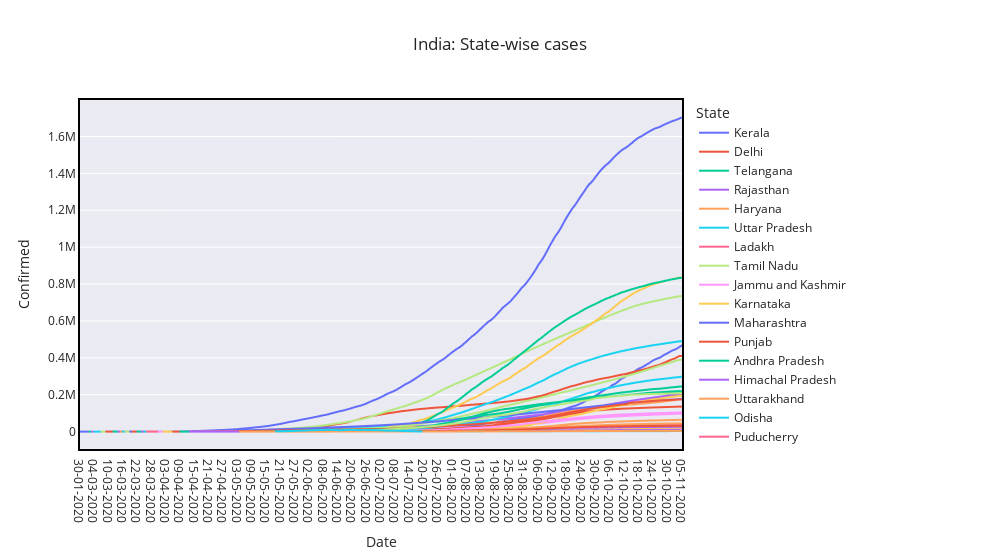

Notebook source saved alongside this figure:
### Code cell
fig = px.line(df_without_Ind, x='Date', y='Confirmed', color='State', title='India: State-wise cases')
fig.update_layout(hovermode='closest',template='seaborn',width=1000,xaxis=dict(mirror=True,linewidth=2,linecolor='black',showgrid=False),
                 yaxis=dict(mirror=True,linewidth=2,linecolor='black'))
fig.show()

### Figure 1 — Plotly figure (JSON) as saved in the notebook; plotly's stock layout.template omitted (floating-point values rounded to 4 significant figures; data arrays with more than 128 entries replaced by an {"elided": "..."} marker saying what was removed)
{"data": [{"hovertemplate": "State=Kerala<br>Date=%{x}<br>Confirmed=%{y}<extra></extra>", "legendgroup": "Kerala", "line": {"color": "#636efa", "dash": "solid"}, "mode": "lines", "name": "Kerala", "showlegend": true, "type": "scattergl", "x": {"elided": "253 str values"}, "xaxis": "x", "y": {"elided": "253 int values"}, "yaxis": "y"}, {"hovertemplate": "State=Delhi<br>Date=%{x}<br>Confirmed=%{y}<extra></extra>", "legendgroup": "Delhi", "line": {"color": "#EF553B", "dash": "solid"}, "mode": "lines", "name": "Delhi", "showlegend": true, "type": "scattergl", "x": {"elided": "249 str values"}, "xaxis": "x", "y": {"elided": "249 int values"}, "yaxis": "y"}, {"hovertemplate": "State=Telangana<br>Date=%{x}<br>Confirmed=%{y}<extra></extra>", "legendgroup": "Telangana", "line": {"color": "#00cc96", "dash": "solid"}, "mode": "lines", "name": "Telangana", "showlegend": true, "type": "scattergl", "x": {"elided": "249 str values"}, "xaxis": "x", "y": {"elided": "249 int values"}, "yaxis": "y"}, {"hovertemplate": "State=Rajasthan<br>Date=%{x}<br>Confirmed=%{y}<extra></extra>", "legendgroup": "Rajasthan", "line": {"color": "#ab63fa", "dash": "solid"}, "mode": "lines", "name": "Rajasthan", "showlegend": true, "type": "scattergl", "x": {"elided": "248 str values"}, "xaxis": "x", "y": {"elided": "248 int values"}, "yaxis": "y"}, {"hovertemplate": "State=Haryana<br>Date=%{x}<br>Confirmed=%{y}<extra></extra>", "legendgroup": "Haryana", "line": {"color": "#FFA15A", "dash": "solid"}, "mode": "lines", "name": "Haryana", "showlegend": true, "type": "scattergl", "x": {"elided": "247 str values"}, "xaxis": "x", "y": {"elided": "247 int values"}, "yaxis": "y"}, {"hovertemplate": "State=Uttar Pradesh<br>Date=%{x}<br>Confirmed=%{y}<extra></extra>", "legendgroup": "Uttar Pradesh", "line": {"color": "#19d3f3", "dash": "solid"}, "mode": "lines", "name": "Uttar Pradesh", "showlegend": true, "type": "scattergl", "x": {"elided": "247 str values"}, "xaxis": "x", "y": {"elided": "247 int values"}, "yaxis": "y"}, {"hovertemplate": "State=Ladakh<br>Date=%{x}<br>Confirmed=%{y}<extra></extra>", "legendgroup": "Ladakh", "line": {"color": "#FF6692", "dash": "solid"}, "mode": "lines", "name": "Ladakh", "showlegend": true, "type": "scattergl", "x": {"elided": "244 str values"}, "xaxis": "x", "y": {"elided": "244 int values"}, "yaxis": "y"}, {"hovertemplate": "State=Tamil Nadu<br>Date=%{x}<br>Confirmed=%{y}<extra></extra>", "legendgroup": "Tamil Nadu", "line": {"color": "#B6E880", "dash": "solid"}, "mode": "lines", "name": "Tamil Nadu", "showlegend": true, "type": "scattergl", "x": {"elided": "244 str values"}, "xaxis": "x", "y": {"elided": "244 int values"}, "yaxis": "y"}, {"hovertemplate": "State=Jammu and Kashmir<br>Date=%{x}<br>Confirmed=%{y}<extra></extra>", "legendgroup": "Jammu and Kashmir", "line": {"color": "#FF97FF", "dash": "solid"}, "mode": "lines", "name": "Jammu and Kashmir", "showlegend": true, "type": "scattergl", "x": {"elided": "242 str values"}, "xaxis": "x", "y": {"elided": "242 int values"}, "yaxis": "y"}, {"hovertemplate": "State=Karnataka<br>Date=%{x}<br>Confirmed=%{y}<extra></extra>", "legendgroup": "Karnataka", "line": {"color": "#FECB52", "dash": "solid"}, "mode": "lines", "name": "Karnataka", "showlegend": true, "type": "scattergl", "x": {"elided": "242 str values"}, "xaxis": "x", "y": {"elided": "242 int values"}, "yaxis": "y"}, {"hovertemplate": "State=Maharashtra<br>Date=%{x}<br>Confirmed=%{y}<extra></extra>", "legendgroup": "Maharashtra", "line": {"color": "#636efa", "dash": "solid"}, "mode": "lines", "name": "Maharashtra", "showlegend": true, "type": "scattergl", "x": {"elided": "242 str values"}, "xaxis": "x", "y": {"elided": "242 int values"}, "yaxis": "y"}, {"hovertemplate": "State=Punjab<br>Date=%{x}<br>Confirmed=%{y}<extra></extra>", "legendgroup": "Punjab", "line": {"color": "#EF553B", "dash": "solid"}, "mode": "lines", "name": "Punjab", "showlegend": true, "type": "scattergl", "x": {"elided": "242 str values"}, "xaxis": "x", "y": {"elided": "242 int values"}, "yaxis": "y"}, {"hovertemplate": "State=Andhra Pradesh<br>Date=%{x}<br>Confirmed=%{y}<extra></extra>", "legendgroup": "Andhra Pradesh", "line": {"color": "#00cc96", "dash": "solid"}, "mode": "lines", "name": "Andhra Pradesh", "showlegend": true, "type": "scattergl", "x": {"elided": "239 str values"}, "xaxis": "x", "y": {"elided": "239 int values"}, "yaxis": "y"}, {"hovertemplate": "State=Himachal Pradesh<br>Date=%{x}<br>Confirmed=%{y}<extra></extra>", "legendgroup": "Himachal Pradesh", "line": {"color": "#ab63fa", "dash": "solid"}, "mode": "lines", "name": "Himachal Pradesh", "showlegend": true, "type": "scattergl", "x": {"elided": "237 str values"}, "xaxis": "x", "y": {"elided": "237 int values"}, "yaxis": "y"}, {"hovertemplate": "State=Uttarakhand<br>Date=%{x}<br>Confirmed=%{y}<extra></extra>", "legendgroup": "Uttarakhand", "line": {"color": "#FFA15A", "dash": "solid"}, "mode": "lines", "name": "Uttarakhand", "showlegend": true, "type": "scattergl", "x": {"elided": "236 str values"}, "xaxis": "x", "y": {"elided": "236 int values"}, "yaxis": "y"}, {"hovertemplate": "State=Odisha<br>Date=%{x}<br>Confirmed=%{y}<extra></extra>", "legendgroup": "Odisha", "line": {"color": "#19d3f3", "dash": "solid"}, "mode": "lines", "name": "Odisha", "showlegend": true, "type": "scattergl", "x": {"elided": "235 str values"}, "xaxis": "x", "y": {"elided": "235 int values"}, "yaxis": "y"}, {"hovertemplate": "State=Puducherry<br>Date=%{x}<br>Confirmed=%{y}<extra></extra>", "legendgroup": "Puducherry", "line": {"color": "#FF6692", "dash": "solid"}, "mode": "lines", "name": "Puducherry", "showlegend": true, "type": "scattergl", "x": {"elided": "234 str values"}, "xaxis": "x", "y": {"elided": "234 int values"}, "yaxis": "y"}, {"hovertemplate": "State=West Bengal<br>Date=%{x}<br>Confirmed=%{y}<extra></extra>", "legendgroup": "West Bengal", "line": {"color": "#B6E880", "dash": "solid"}, "mode": "lines", "name": "West Bengal", "showlegend": true, "type": "scattergl", "x": {"elided": "234 str values"}, "xaxis": "x", "y": {"elided": "234 int values"}, "yaxis": "y"}, {"hovertemplate": "State=Chandigarh<br>Date=%{x}<br>Confirmed=%{y}<extra></extra>", "legendgroup": "Chandigarh", "line": {"color": "#FF97FF", "dash": "solid"}, "mode": "lines", "name": "Chandigarh", "showlegend": true, "type": "scattergl", "x": {"elided": "232 str values"}, "xaxis": "x", "y": {"elided": "232 int values"}, "yaxis": "y"}, {"hovertemplate": "State=Chhattisgarh<br>Date=%{x}<br>Confirmed=%{y}<extra></extra>", "legendgroup": "Chhattisgarh", "line": {"color": "#FECB52", "dash": "solid"}, "mode": "lines", "name": "Chhattisgarh", "showlegend": true, "type": "scattergl", "x": {"elided": "232 str values"}, "xaxis": "x", "y": {"elided": "232 int values"}, "yaxis": "y"}, {"hovertemplate": "State=Gujarat<br>Date=%{x}<br>Confirmed=%{y}<extra></extra>", "legendgroup": "Gujarat", "line": {"color": "#636efa", "dash": "solid"}, "mode": "lines", "name": "Gujarat", "showlegend": true, "type": "scattergl", "x": {"elided": "232 str values"}, "xaxis": "x", "y": {"elided": "232 int values"}, "yaxis": "y"}, {"hovertemplate": "State=Madhya Pradesh<br>Date=%{x}<br>Confirmed=%{y}<extra></extra>", "legendgroup": "Madhya Pradesh", "line": {"color": "#EF553B", "dash": "solid"}, "mode": "lines", "name": "Madhya Pradesh", "showlegend": true, "type": "scattergl", "x": {"elided": "231 str values"}, "xaxis": "x", "y": {"elided": "231 int values"}, "yaxis": "y"}, {"hovertemplate": "State=Bihar<br>Date=%{x}<br>Confirmed=%{y}<extra></extra>", "legendgroup": "Bihar", "line": {"color": "#00cc96", "dash": "solid"}, "mode": "lines", "name": "Bihar", "showlegend": true, "type": "scattergl", "x": {"elided": "229 str values"}, "xaxis": "x", "y": {"elided": "229 int values"}, "yaxis": "y"}, {"hovertemplate": "State=Manipur<br>Date=%{x}<br>Confirmed=%{y}<extra></extra>", "legendgroup": "Manipur", "line": {"color": "#ab63fa", "dash": "solid"}, "mode": "lines", "name": "Manipur", "showlegend": true, "type": "scattergl", "x": {"elided": "227 str values"}, "xaxis": "x", "y": {"elided": "227 int values"}, "yaxis": "y"}, {"hovertemplate": "State=Goa<br>Date=%{x}<br>Confirmed=%{y}<extra></extra>", "legendgroup": "Goa", "line": {"color": "#FFA15A", "dash": "solid"}, "mode": "lines", "name": "Goa", "showlegend": true, "type": "scattergl", "x": {"elided": "226 str values"}, "xaxis": "x", "y": {"elided": "226 int values"}, "yaxis": "y"}, {"hovertemplate": "State=Mizoram<br>Date=%{x}<br>Confirmed=%{y}<extra></extra>", "legendgroup": "Mizoram", "line": {"color": "#19d3f3", "dash": "solid"}, "mode": "lines", "name": "Mizoram", "showlegend": true, "type": "scattergl", "x": {"elided": "226 str values"}, "xaxis": "x", "y": {"elided": "226 int values"}, "yaxis": "y"}, {"hovertemplate": "State=Andaman and Nicobar Islands<br>Date=%{x}<br>Confirmed=%{y}<extra></extra>", "legendgroup": "Andaman and Nicobar Islands", "line": {"color": "#FF6692", "dash": "solid"}, "mode": "lines", "name": "Andaman and Nicobar Islands", "showlegend": true, "type": "scattergl", "x": {"elided": "225 str values"}, "xaxis": "x", "y": {"elided": "225 int values"}, "yaxis": "y"}, {"hovertemplate": "State=Assam<br>Date=%{x}<br>Confirmed=%{y}<extra></extra>", "legendgroup": "Assam", "line": {"color": "#B6E880", "dash": "solid"}, "mode": "lines", "name": "Assam", "showlegend": true, "type": "scattergl", "x": {"elided": "220 str values"}, "xaxis": "x", "y": {"elided": "220 int values"}, "yaxis": "y"}, {"hovertemplate": "State=Jharkhand<br>Date=%{x}<br>Confirmed=%{y}<extra></extra>", "legendgroup": "Jharkhand", "line": {"color": "#FF97FF", "dash": "solid"}, "mode": "lines", "name": "Jharkhand", "showlegend": true, "type": "scattergl", "x": {"elided": "220 str values"}, "xaxis": "x", "y": {"elided": "220 int values"}, "yaxis": "y"}, {"hovertemplate": "State=Arunachal Pradesh<br>Date=%{x}<br>Confirmed=%{y}<extra></extra>", "legendgroup": "Arunachal Pradesh", "line": {"color": "#FECB52", "dash": "solid"}, "mode": "lines", "name": "Arunachal Pradesh", "showlegend": true, "type": "scattergl", "x": {"elided": "218 str values"}, "xaxis": "x", "y": {"elided": "218 int values"}, "yaxis": "y"}, {"hovertemplate": "State=Nagaland<br>Date=%{x}<br>Confirmed=%{y}<extra></extra>", "legendgroup": "Nagaland", "line": {"color": "#636efa", "dash": "solid"}, "mode": "lines", "name": "Nagaland", "showlegend": true, "type": "scattergl", "x": {"elided": "214 str values"}, "xaxis": "x", "y": {"elided": "214 int values"}, "yaxis": "y"}, {"hovertemplate": "State=Tripura<br>Date=%{x}<br>Confirmed=%{y}<extra></extra>", "legendgroup": "Tripura", "line": {"color": "#EF553B", "dash": "solid"}, "mode": "lines", "name": "Tripura", "showlegend": true, "type": "scattergl", "x": {"elided": "214 str values"}, "xaxis": "x", "y": {"elided": "214 int values"}, "yaxis": "y"}, {"hovertemplate": "State=Dadra and Nagar Haveli and Daman and Diu<br>Date=%{x}<br>Confirmed=%{y}<extra></extra>", "legendgroup": "Dadra and Nagar Haveli and Daman and Diu", "line": {"color": "#00cc96", "dash": "solid"}, "mode": "lines", "name": "Dadra and Nagar Haveli and Daman and Diu", "showlegend": true, "type": "scattergl", "x": {"elided": "211 str values"}, "xaxis": "x", "y": {"elided": "211 int values"}, "yaxis": "y"}, {"hovertemplate": "State=Meghalaya<br>Date=%{x}<br>Confirmed=%{y}<extra></extra>", "legendgroup": "Meghalaya", "line": {"color": "#ab63fa", "dash": "solid"}, "mode": "lines", "name": "Meghalaya", "showlegend": true, "type": "scattergl", "x": {"elided": "207 str values"}, "xaxis": "x", "y": {"elided": "207 int values"}, "yaxis": "y"}, {"hovertemplate": "State=Sikkim<br>Date=%{x}<br>Confirmed=%{y}<extra></extra>", "legendgroup": "Sikkim", "line": {"color": "#FFA15A", "dash": "solid"}, "mode": "lines", "name": "Sikkim", "showlegend": true, "type": "scattergl", "x": {"elided": "186 str values"}, "xaxis": "x", "y": {"elided": "186 int values"}, "yaxis": "y"}, {"hovertemplate": "State=State Unassigned<br>Date=%{x}<br>Confirmed=%{y}<extra></extra>", "legendgroup": "State Unassigned", "line": {"color": "#19d3f3", "dash": "solid"}, "mode": "lines", "name": "State Unassigned", "showlegend": true, "type": "scattergl", "x": ["19-05-2020", "20-05-2020", "21-05-2020", "22-05-2020", "23-05-2020", "24-05-2020", "25-05-2020", "26-05-2020", "27-05-2020", "28-05-2020", "29-05-2020", "30-05-2020", "31-05-2020", "01-06-2020", "02-06-2020", "03-06-2020", "04-06-2020", "05-06-2020", "06-06-2020", "07-06-2020", "08-06-2020", "09-06-2020", "10-06-2020", "11-06-2020", "12-06-2020", "13-06-2020", "14-06-2020", "15-06-2020", "16-06-2020", "17-06-2020", "18-06-2020", "19-06-2020", "20-06-2020", "21-06-2020", "22-06-2020", "23-06-2020", "24-06-2020", "25-06-2020", "26-06-2020", "27-06-2020", "28-06-2020", "29-06-2020", "30-06-2020", "01-07-2020", "02-07-2020", "03-07-2020", "04-07-2020", "05-07-2020", "06-07-2020", "07-07-2020", "08-07-2020", "09-07-2020", "10-07-2020", "11-07-2020", "12-07-2020", "13-07-2020", "14-07-2020", "15-07-2020", "16-07-2020", "17-07-2020", "18-07-2020", "19-07-2020"], "xaxis": "x", "y": [814, 1096, 1403, 1620, 1899, 2338, 2642, 2970, 4013, 4332, 4673, 5043, 5491, 5630, 6414, 7123, 7483, 7610, 8192, 8610, 7837, 8711, 9227, 8931, 8315, 7984, 7436, 6972, 7684, 8273, 8703, 8927, 9265, 9127, 7832, 8015, 8141, 8493, 8123, 8023, 7839, 7285, 7004, 6915, 6832, 6031, 4999, 4629, 4913, 5034, 5018, 4385, 4161, 3416, 3024, 2358, 2179, 1524, 1285, 531, 163, 0], "yaxis": "y"}], "layout": {"hovermode": "closest", "legend": {"title": {"text": "State"}, "tracegroupgap": 0}, "title": {"text": "India: State-wise cases"}, "width": 1000, "xaxis": {"anchor": "y", "domain": [0, 1], "linecolor": "black", "linewidth": 2, "mirror": true, "showgrid": false, "title": {"text": "Date"}}, "yaxis": {"anchor": "x", "domain": [0, 1], "linecolor": "black", "linewidth": 2, "mirror": true, "title": {"text": "Confirmed"}}}}
